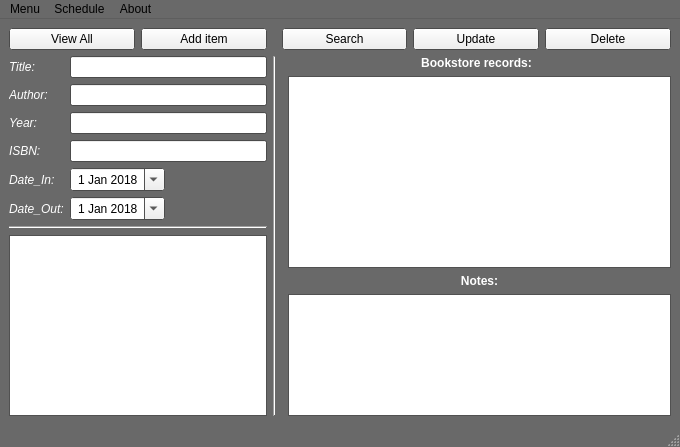
<?xml version="1.0" encoding="UTF-8"?>
<ui version="4.0">
 <class>MainWindow</class>
 <widget class="QMainWindow" name="MainWindow">
  <property name="geometry">
   <rect>
    <x>0</x>
    <y>0</y>
    <width>680</width>
    <height>447</height>
   </rect>
  </property>
  <property name="palette">
   <palette>
    <active>
     <colorrole role="Base">
      <brush brushstyle="SolidPattern">
       <color alpha="255">
        <red>255</red>
        <green>255</green>
        <blue>255</blue>
       </color>
      </brush>
     </colorrole>
     <colorrole role="Window">
      <brush brushstyle="SolidPattern">
       <color alpha="255">
        <red>105</red>
        <green>105</green>
        <blue>105</blue>
       </color>
      </brush>
     </colorrole>
    </active>
    <inactive>
     <colorrole role="Base">
      <brush brushstyle="SolidPattern">
       <color alpha="255">
        <red>255</red>
        <green>255</green>
        <blue>255</blue>
       </color>
      </brush>
     </colorrole>
     <colorrole role="Window">
      <brush brushstyle="SolidPattern">
       <color alpha="255">
        <red>105</red>
        <green>105</green>
        <blue>105</blue>
       </color>
      </brush>
     </colorrole>
    </inactive>
    <disabled>
     <colorrole role="Base">
      <brush brushstyle="SolidPattern">
       <color alpha="255">
        <red>105</red>
        <green>105</green>
        <blue>105</blue>
       </color>
      </brush>
     </colorrole>
     <colorrole role="Window">
      <brush brushstyle="SolidPattern">
       <color alpha="255">
        <red>105</red>
        <green>105</green>
        <blue>105</blue>
       </color>
      </brush>
     </colorrole>
    </disabled>
   </palette>
  </property>
  <property name="windowTitle">
   <string>MainWindow</string>
  </property>
  <widget class="QWidget" name="centralwidget">
   <layout class="QGridLayout" name="gridLayout">
    <item row="1" column="3" colspan="3">
     <layout class="QFormLayout" name="formLayout_3">
      <property name="labelAlignment">
       <set>Qt::AlignCenter</set>
      </property>
      <property name="formAlignment">
       <set>Qt::AlignHCenter|Qt::AlignTop</set>
      </property>
      <item row="0" column="0" colspan="2">
       <widget class="QLabel" name="label_bkstorelabel">
        <property name="sizePolicy">
         <sizepolicy hsizetype="Expanding" vsizetype="Preferred">
          <horstretch>0</horstretch>
          <verstretch>0</verstretch>
         </sizepolicy>
        </property>
        <property name="palette">
         <palette>
          <active>
           <colorrole role="WindowText">
            <brush brushstyle="SolidPattern">
             <color alpha="255">
              <red>255</red>
              <green>255</green>
              <blue>255</blue>
             </color>
            </brush>
           </colorrole>
          </active>
          <inactive>
           <colorrole role="WindowText">
            <brush brushstyle="SolidPattern">
             <color alpha="255">
              <red>255</red>
              <green>255</green>
              <blue>255</blue>
             </color>
            </brush>
           </colorrole>
          </inactive>
          <disabled>
           <colorrole role="WindowText">
            <brush brushstyle="SolidPattern">
             <color alpha="255">
              <red>120</red>
              <green>120</green>
              <blue>120</blue>
             </color>
            </brush>
           </colorrole>
          </disabled>
         </palette>
        </property>
        <property name="font">
         <font>
          <weight>75</weight>
          <bold>true</bold>
         </font>
        </property>
        <property name="text">
         <string>Bookstore records:</string>
        </property>
        <property name="alignment">
         <set>Qt::AlignCenter</set>
        </property>
       </widget>
      </item>
      <item row="1" column="1">
       <widget class="QTableWidget" name="tableWidget">
        <property name="sizePolicy">
         <sizepolicy hsizetype="Expanding" vsizetype="Fixed">
          <horstretch>0</horstretch>
          <verstretch>0</verstretch>
         </sizepolicy>
        </property>
       </widget>
      </item>
      <item row="2" column="1">
       <widget class="QLabel" name="label_notes">
        <property name="sizePolicy">
         <sizepolicy hsizetype="Expanding" vsizetype="Preferred">
          <horstretch>0</horstretch>
          <verstretch>0</verstretch>
         </sizepolicy>
        </property>
        <property name="palette">
         <palette>
          <active>
           <colorrole role="WindowText">
            <brush brushstyle="SolidPattern">
             <color alpha="255">
              <red>255</red>
              <green>255</green>
              <blue>255</blue>
             </color>
            </brush>
           </colorrole>
          </active>
          <inactive>
           <colorrole role="WindowText">
            <brush brushstyle="SolidPattern">
             <color alpha="255">
              <red>255</red>
              <green>255</green>
              <blue>255</blue>
             </color>
            </brush>
           </colorrole>
          </inactive>
          <disabled>
           <colorrole role="WindowText">
            <brush brushstyle="SolidPattern">
             <color alpha="255">
              <red>120</red>
              <green>120</green>
              <blue>120</blue>
             </color>
            </brush>
           </colorrole>
          </disabled>
         </palette>
        </property>
        <property name="font">
         <font>
          <weight>75</weight>
          <bold>true</bold>
         </font>
        </property>
        <property name="text">
         <string>Notes:</string>
        </property>
        <property name="alignment">
         <set>Qt::AlignCenter</set>
        </property>
       </widget>
      </item>
      <item row="3" column="1">
       <widget class="QTextBrowser" name="textBrowser_notes">
        <property name="sizePolicy">
         <sizepolicy hsizetype="Expanding" vsizetype="Expanding">
          <horstretch>0</horstretch>
          <verstretch>0</verstretch>
         </sizepolicy>
        </property>
       </widget>
      </item>
     </layout>
    </item>
    <item row="0" column="0">
     <widget class="QPushButton" name="pushButton_view">
      <property name="sizePolicy">
       <sizepolicy hsizetype="Minimum" vsizetype="Expanding">
        <horstretch>0</horstretch>
        <verstretch>0</verstretch>
       </sizepolicy>
      </property>
      <property name="text">
       <string>View All</string>
      </property>
     </widget>
    </item>
    <item row="0" column="4">
     <widget class="QPushButton" name="pushButton_update">
      <property name="sizePolicy">
       <sizepolicy hsizetype="Minimum" vsizetype="Expanding">
        <horstretch>0</horstretch>
        <verstretch>0</verstretch>
       </sizepolicy>
      </property>
      <property name="text">
       <string>Update</string>
      </property>
     </widget>
    </item>
    <item row="0" column="1">
     <widget class="QPushButton" name="pushButton_add">
      <property name="sizePolicy">
       <sizepolicy hsizetype="Minimum" vsizetype="Expanding">
        <horstretch>0</horstretch>
        <verstretch>0</verstretch>
       </sizepolicy>
      </property>
      <property name="text">
       <string>Add item</string>
      </property>
     </widget>
    </item>
    <item row="0" column="3">
     <widget class="QPushButton" name="pushButton_search">
      <property name="sizePolicy">
       <sizepolicy hsizetype="Minimum" vsizetype="Expanding">
        <horstretch>0</horstretch>
        <verstretch>0</verstretch>
       </sizepolicy>
      </property>
      <property name="text">
       <string>Search</string>
      </property>
     </widget>
    </item>
    <item row="0" column="5">
     <widget class="QPushButton" name="pushButton_delete">
      <property name="sizePolicy">
       <sizepolicy hsizetype="Minimum" vsizetype="Expanding">
        <horstretch>0</horstretch>
        <verstretch>0</verstretch>
       </sizepolicy>
      </property>
      <property name="text">
       <string>Delete</string>
      </property>
     </widget>
    </item>
    <item row="1" column="0" colspan="2">
     <layout class="QFormLayout" name="formLayout">
      <item row="0" column="0">
       <widget class="QLabel" name="label_title">
        <property name="palette">
         <palette>
          <active>
           <colorrole role="WindowText">
            <brush brushstyle="SolidPattern">
             <color alpha="255">
              <red>255</red>
              <green>255</green>
              <blue>255</blue>
             </color>
            </brush>
           </colorrole>
          </active>
          <inactive>
           <colorrole role="WindowText">
            <brush brushstyle="SolidPattern">
             <color alpha="255">
              <red>255</red>
              <green>255</green>
              <blue>255</blue>
             </color>
            </brush>
           </colorrole>
          </inactive>
          <disabled>
           <colorrole role="WindowText">
            <brush brushstyle="SolidPattern">
             <color alpha="255">
              <red>120</red>
              <green>120</green>
              <blue>120</blue>
             </color>
            </brush>
           </colorrole>
          </disabled>
         </palette>
        </property>
        <property name="font">
         <font>
          <weight>50</weight>
          <italic>true</italic>
          <bold>false</bold>
         </font>
        </property>
        <property name="text">
         <string>Title:</string>
        </property>
        <property name="alignment">
         <set>Qt::AlignLeading|Qt::AlignLeft|Qt::AlignVCenter</set>
        </property>
        <property name="margin">
         <number>2</number>
        </property>
        <property name="indent">
         <number>0</number>
        </property>
       </widget>
      </item>
      <item row="0" column="1">
       <widget class="QLineEdit" name="lineEdit_title"/>
      </item>
      <item row="1" column="0">
       <widget class="QLabel" name="label_author">
        <property name="palette">
         <palette>
          <active>
           <colorrole role="WindowText">
            <brush brushstyle="SolidPattern">
             <color alpha="255">
              <red>255</red>
              <green>255</green>
              <blue>255</blue>
             </color>
            </brush>
           </colorrole>
          </active>
          <inactive>
           <colorrole role="WindowText">
            <brush brushstyle="SolidPattern">
             <color alpha="255">
              <red>255</red>
              <green>255</green>
              <blue>255</blue>
             </color>
            </brush>
           </colorrole>
          </inactive>
          <disabled>
           <colorrole role="WindowText">
            <brush brushstyle="SolidPattern">
             <color alpha="255">
              <red>120</red>
              <green>120</green>
              <blue>120</blue>
             </color>
            </brush>
           </colorrole>
          </disabled>
         </palette>
        </property>
        <property name="font">
         <font>
          <weight>50</weight>
          <italic>true</italic>
          <bold>false</bold>
         </font>
        </property>
        <property name="text">
         <string>Author:</string>
        </property>
        <property name="alignment">
         <set>Qt::AlignLeading|Qt::AlignLeft|Qt::AlignVCenter</set>
        </property>
        <property name="margin">
         <number>2</number>
        </property>
        <property name="indent">
         <number>0</number>
        </property>
       </widget>
      </item>
      <item row="1" column="1">
       <widget class="QLineEdit" name="lineEdit_author"/>
      </item>
      <item row="2" column="0">
       <widget class="QLabel" name="label_year">
        <property name="palette">
         <palette>
          <active>
           <colorrole role="WindowText">
            <brush brushstyle="SolidPattern">
             <color alpha="255">
              <red>255</red>
              <green>255</green>
              <blue>255</blue>
             </color>
            </brush>
           </colorrole>
          </active>
          <inactive>
           <colorrole role="WindowText">
            <brush brushstyle="SolidPattern">
             <color alpha="255">
              <red>255</red>
              <green>255</green>
              <blue>255</blue>
             </color>
            </brush>
           </colorrole>
          </inactive>
          <disabled>
           <colorrole role="WindowText">
            <brush brushstyle="SolidPattern">
             <color alpha="255">
              <red>120</red>
              <green>120</green>
              <blue>120</blue>
             </color>
            </brush>
           </colorrole>
          </disabled>
         </palette>
        </property>
        <property name="font">
         <font>
          <weight>50</weight>
          <italic>true</italic>
          <bold>false</bold>
         </font>
        </property>
        <property name="text">
         <string>Year:</string>
        </property>
        <property name="alignment">
         <set>Qt::AlignLeading|Qt::AlignLeft|Qt::AlignVCenter</set>
        </property>
        <property name="margin">
         <number>2</number>
        </property>
        <property name="indent">
         <number>0</number>
        </property>
       </widget>
      </item>
      <item row="2" column="1">
       <widget class="QLineEdit" name="lineEdit_year"/>
      </item>
      <item row="3" column="0">
       <widget class="QLabel" name="label_isbn">
        <property name="palette">
         <palette>
          <active>
           <colorrole role="WindowText">
            <brush brushstyle="SolidPattern">
             <color alpha="255">
              <red>255</red>
              <green>255</green>
              <blue>255</blue>
             </color>
            </brush>
           </colorrole>
          </active>
          <inactive>
           <colorrole role="WindowText">
            <brush brushstyle="SolidPattern">
             <color alpha="255">
              <red>255</red>
              <green>255</green>
              <blue>255</blue>
             </color>
            </brush>
           </colorrole>
          </inactive>
          <disabled>
           <colorrole role="WindowText">
            <brush brushstyle="SolidPattern">
             <color alpha="255">
              <red>120</red>
              <green>120</green>
              <blue>120</blue>
             </color>
            </brush>
           </colorrole>
          </disabled>
         </palette>
        </property>
        <property name="font">
         <font>
          <weight>50</weight>
          <italic>true</italic>
          <bold>false</bold>
         </font>
        </property>
        <property name="text">
         <string>ISBN:</string>
        </property>
        <property name="alignment">
         <set>Qt::AlignLeading|Qt::AlignLeft|Qt::AlignVCenter</set>
        </property>
        <property name="margin">
         <number>2</number>
        </property>
        <property name="indent">
         <number>0</number>
        </property>
       </widget>
      </item>
      <item row="3" column="1">
       <widget class="QLineEdit" name="lineEdit_isbn"/>
      </item>
      <item row="4" column="0">
       <widget class="QLabel" name="label_datein">
        <property name="palette">
         <palette>
          <active>
           <colorrole role="WindowText">
            <brush brushstyle="SolidPattern">
             <color alpha="255">
              <red>255</red>
              <green>255</green>
              <blue>255</blue>
             </color>
            </brush>
           </colorrole>
          </active>
          <inactive>
           <colorrole role="WindowText">
            <brush brushstyle="SolidPattern">
             <color alpha="255">
              <red>255</red>
              <green>255</green>
              <blue>255</blue>
             </color>
            </brush>
           </colorrole>
          </inactive>
          <disabled>
           <colorrole role="WindowText">
            <brush brushstyle="SolidPattern">
             <color alpha="255">
              <red>120</red>
              <green>120</green>
              <blue>120</blue>
             </color>
            </brush>
           </colorrole>
          </disabled>
         </palette>
        </property>
        <property name="font">
         <font>
          <weight>50</weight>
          <italic>true</italic>
          <bold>false</bold>
         </font>
        </property>
        <property name="text">
         <string>Date_In:</string>
        </property>
        <property name="alignment">
         <set>Qt::AlignLeading|Qt::AlignLeft|Qt::AlignVCenter</set>
        </property>
        <property name="margin">
         <number>2</number>
        </property>
        <property name="indent">
         <number>0</number>
        </property>
       </widget>
      </item>
      <item row="4" column="1">
       <widget class="QDateEdit" name="dateEdit_datein">
        <property name="sizePolicy">
         <sizepolicy hsizetype="Fixed" vsizetype="Fixed">
          <horstretch>0</horstretch>
          <verstretch>0</verstretch>
         </sizepolicy>
        </property>
        <property name="alignment">
         <set>Qt::AlignCenter</set>
        </property>
        <property name="dateTime">
         <datetime>
          <hour>0</hour>
          <minute>0</minute>
          <second>0</second>
          <year>2018</year>
          <month>1</month>
          <day>1</day>
         </datetime>
        </property>
        <property name="calendarPopup">
         <bool>true</bool>
        </property>
       </widget>
      </item>
      <item row="5" column="0">
       <widget class="QLabel" name="label_dateout">
        <property name="palette">
         <palette>
          <active>
           <colorrole role="WindowText">
            <brush brushstyle="SolidPattern">
             <color alpha="255">
              <red>255</red>
              <green>255</green>
              <blue>255</blue>
             </color>
            </brush>
           </colorrole>
          </active>
          <inactive>
           <colorrole role="WindowText">
            <brush brushstyle="SolidPattern">
             <color alpha="255">
              <red>255</red>
              <green>255</green>
              <blue>255</blue>
             </color>
            </brush>
           </colorrole>
          </inactive>
          <disabled>
           <colorrole role="WindowText">
            <brush brushstyle="SolidPattern">
             <color alpha="255">
              <red>120</red>
              <green>120</green>
              <blue>120</blue>
             </color>
            </brush>
           </colorrole>
          </disabled>
         </palette>
        </property>
        <property name="font">
         <font>
          <weight>50</weight>
          <italic>true</italic>
          <bold>false</bold>
         </font>
        </property>
        <property name="text">
         <string>Date_Out:</string>
        </property>
        <property name="alignment">
         <set>Qt::AlignLeading|Qt::AlignLeft|Qt::AlignVCenter</set>
        </property>
        <property name="margin">
         <number>2</number>
        </property>
        <property name="indent">
         <number>0</number>
        </property>
       </widget>
      </item>
      <item row="5" column="1">
       <widget class="QDateEdit" name="dateEdit_dateout">
        <property name="sizePolicy">
         <sizepolicy hsizetype="Fixed" vsizetype="Fixed">
          <horstretch>0</horstretch>
          <verstretch>0</verstretch>
         </sizepolicy>
        </property>
        <property name="alignment">
         <set>Qt::AlignCenter</set>
        </property>
        <property name="dateTime">
         <datetime>
          <hour>0</hour>
          <minute>0</minute>
          <second>0</second>
          <year>2018</year>
          <month>1</month>
          <day>1</day>
         </datetime>
        </property>
        <property name="calendarPopup">
         <bool>true</bool>
        </property>
       </widget>
      </item>
      <item row="6" column="0" colspan="2">
       <widget class="Line" name="line">
        <property name="orientation">
         <enum>Qt::Horizontal</enum>
        </property>
       </widget>
      </item>
      <item row="7" column="0" colspan="2">
       <widget class="QGraphicsView" name="graphicsView"/>
      </item>
     </layout>
    </item>
    <item row="1" column="2">
     <widget class="Line" name="line_2">
      <property name="orientation">
       <enum>Qt::Vertical</enum>
      </property>
     </widget>
    </item>
   </layout>
  </widget>
  <widget class="QMenuBar" name="menubar">
   <property name="geometry">
    <rect>
     <x>0</x>
     <y>0</y>
     <width>680</width>
     <height>21</height>
    </rect>
   </property>
   <widget class="QMenu" name="menuMenu">
    <property name="title">
     <string>Menu</string>
    </property>
    <addaction name="actionView_All_Records"/>
    <addaction name="actionAdd_New_Entry"/>
    <addaction name="separator"/>
    <addaction name="actionSearch_item"/>
    <addaction name="actionUpdate"/>
    <addaction name="separator"/>
    <addaction name="actionDelete"/>
    <addaction name="actionExit"/>
   </widget>
   <widget class="QMenu" name="menuSchedule">
    <property name="title">
     <string>Schedule</string>
    </property>
    <addaction name="actionDate_Out"/>
    <addaction name="actionDate_In"/>
    <addaction name="actionNotes"/>
   </widget>
   <widget class="QMenu" name="menuAbout">
    <property name="title">
     <string>About</string>
    </property>
    <addaction name="actionAbout_us"/>
   </widget>
   <addaction name="menuMenu"/>
   <addaction name="menuSchedule"/>
   <addaction name="menuAbout"/>
  </widget>
  <widget class="QStatusBar" name="statusbar"/>
  <action name="actionView_All_Records">
   <property name="text">
    <string>View All Records</string>
   </property>
  </action>
  <action name="actionAdd_New_Entry">
   <property name="text">
    <string>Add New Entry</string>
   </property>
  </action>
  <action name="actionSearch_item">
   <property name="text">
    <string>Search</string>
   </property>
  </action>
  <action name="actionUpdate">
   <property name="text">
    <string>Update</string>
   </property>
  </action>
  <action name="actionDelete">
   <property name="text">
    <string>Delete</string>
   </property>
  </action>
  <action name="actionExit">
   <property name="text">
    <string>Exit</string>
   </property>
  </action>
  <action name="actionDate_Out">
   <property name="text">
    <string>Date_Out</string>
   </property>
  </action>
  <action name="actionDate_In">
   <property name="text">
    <string>Date_In</string>
   </property>
  </action>
  <action name="actionNotes">
   <property name="text">
    <string>Notes</string>
   </property>
  </action>
  <action name="actionAbout_us">
   <property name="text">
    <string>About us</string>
   </property>
  </action>
 </widget>
 <resources/>
 <connections/>
</ui>
